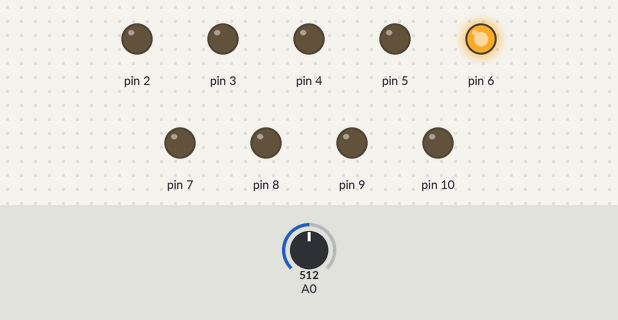
Bench run of a sketch on a simulated Arduino Uno, built with avr-gcc and run on an emulated ATmega328P. Shown: output pins drawn as LEDs (lit = HIGH). Inputs (shaded band) come from the test bench; at power-on: A0 = 512.

Above: at 1.2 s.
1.3 s: A0 set to 446
At 2.2 s:
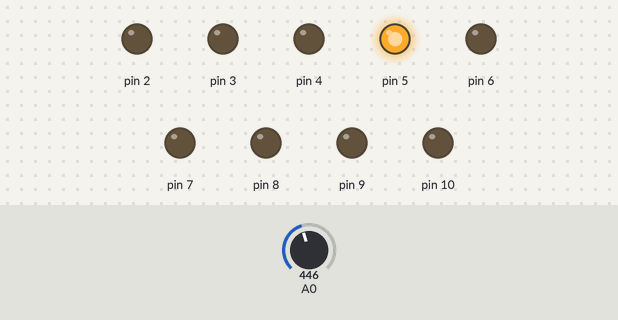
2.8 s: A0 set to 306
At 3.4 s:
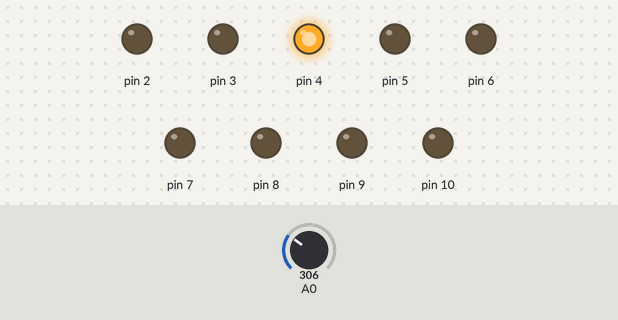
4.3 s: A0 set to 218
At 5.5 s:
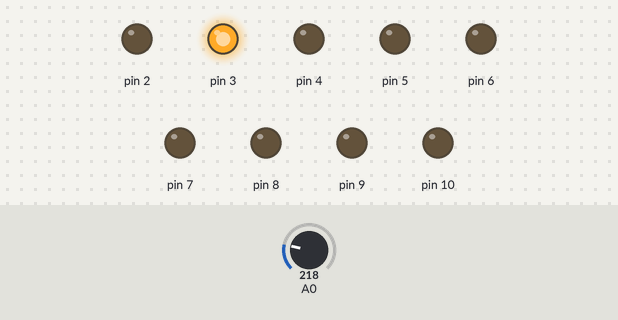
5.8 s: A0 set to 104
At 6.8 s:
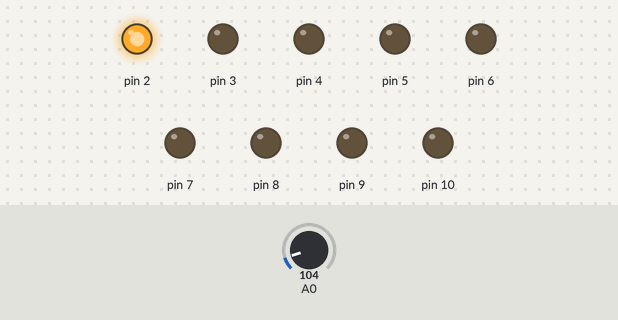
7.3 s: A0 set to 694
At 8.0 s:
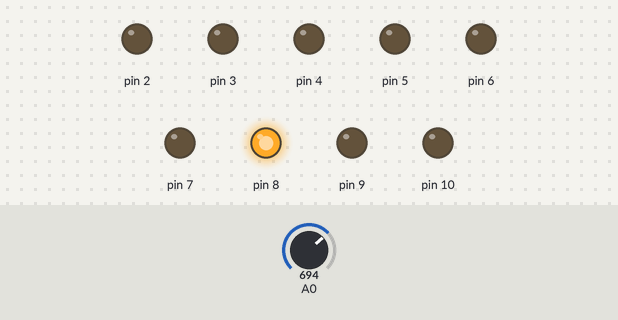
8.8 s: A0 set to 511
At 9.1 s:
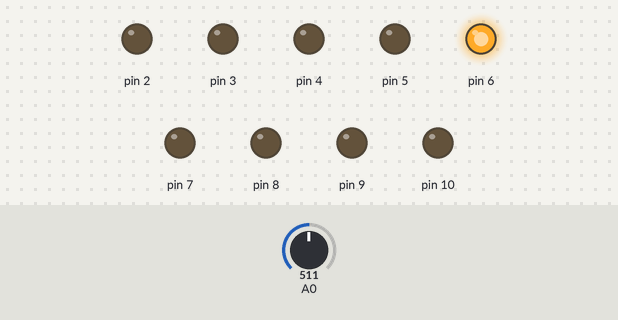
Timing chart, 0 to 11.3 s (numbered marks = the images above; inputs shaded):
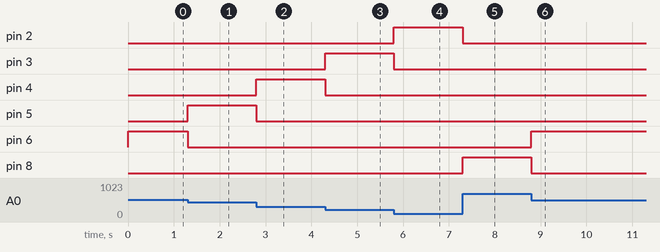

The sketch:

Experimento3_ehnr.ino
```cpp
int valor_pot = 0;
int brilho =0;

void setup()
{
  for(int i = 2; i<11; i++){
    pinMode(i, OUTPUT);
  }
}

void loop()
{
  valor_pot = analogRead(A0);

  if(valor_pot >= 0 && valor_pot < 114){
   	digitalWrite(2, HIGH);
  } else digitalWrite(2, LOW);
  if(valor_pot > 114 && valor_pot < 228){
   	digitalWrite(3, HIGH);
  } else digitalWrite(3, LOW);
  if(valor_pot > 228 && valor_pot < 342){
   	digitalWrite(4, HIGH);
  } else digitalWrite(4, LOW);
  if(valor_pot > 342 && valor_pot < 456){
   	digitalWrite(5, HIGH);
  } else digitalWrite(5, LOW);
  if(valor_pot > 456 && valor_pot < 570){
   	digitalWrite(6, HIGH);
  } else digitalWrite(6, LOW);
  if(valor_pot > 570 && valor_pot < 684){
   	digitalWrite(7, HIGH);
  } else digitalWrite(7, LOW);
  if(valor_pot > 684 && valor_pot < 798){
   	digitalWrite(8, HIGH);
  } else digitalWrite(8, LOW);
  if(valor_pot > 798 && valor_pot < 912){
   	digitalWrite(9, HIGH);
  } else digitalWrite(9, LOW);
  if(valor_pot > 912 && valor_pot < 1024){
   	digitalWrite(10, HIGH);
  } else digitalWrite(10, LOW);
}
```

Measured:
- after the input at 1.3 s, pin 5: LOW → HIGH at once; pin 6: HIGH → LOW at once
- after the input at 2.8 s, pin 4: LOW → HIGH at once; pin 5: HIGH → LOW at once
- after the input at 4.3 s, pin 3: LOW → HIGH at once; pin 4: HIGH → LOW at once
- after the input at 5.8 s, pin 2: LOW → HIGH at once; pin 3: HIGH → LOW at once
- after the input at 7.3 s, pin 2: HIGH → LOW at once; pin 8: LOW → HIGH at once
- after the input at 8.8 s, pin 6: LOW → HIGH at once; pin 8: HIGH → LOW at once
